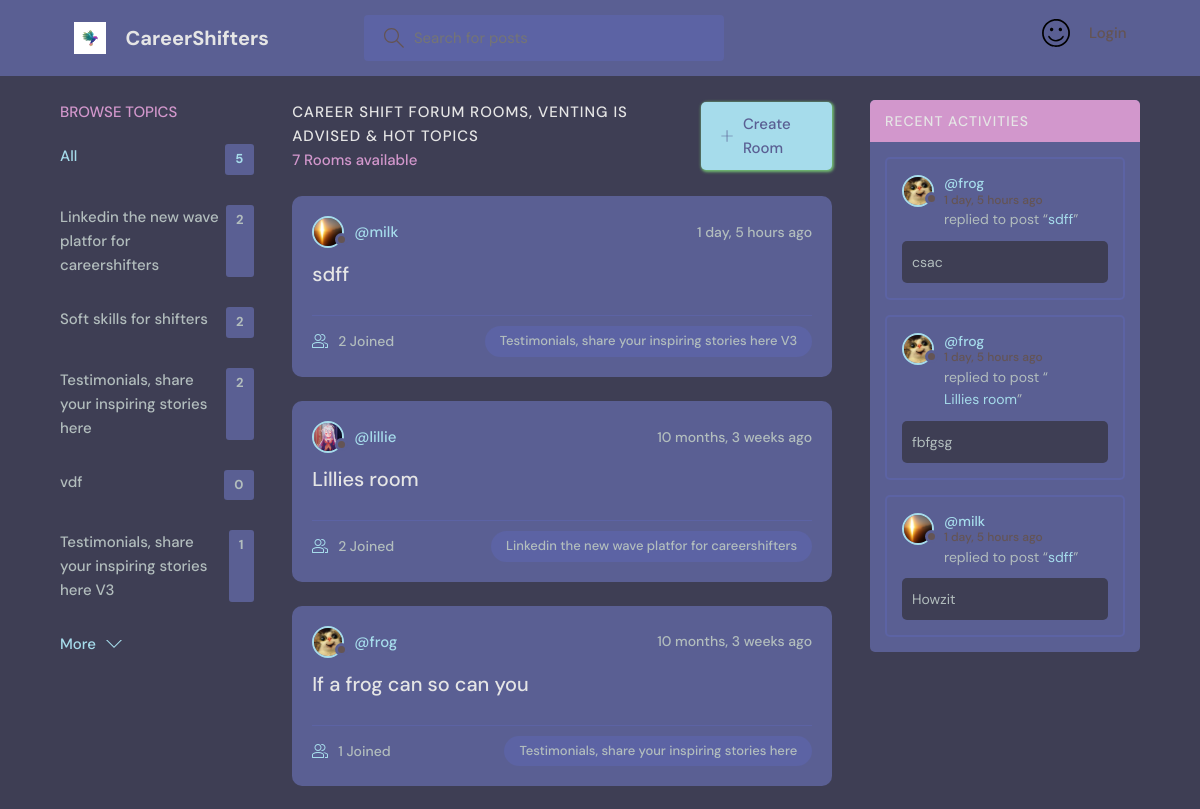
Before: / (upper part) with the older database file.
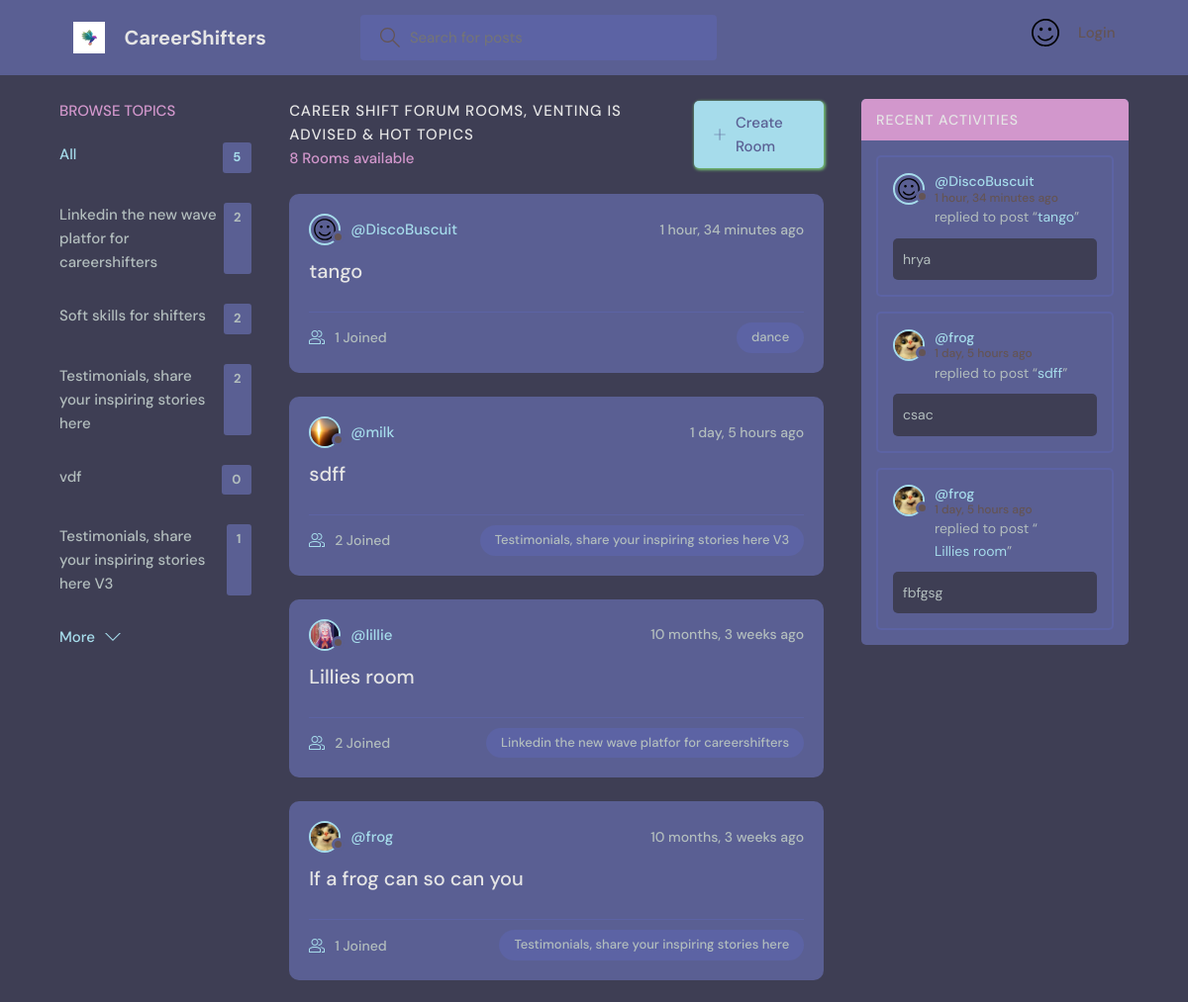
After: the same page with the newer database file.
### base/models.py (models this page shows, shortened)
class Topic(models.Model):
    name = models.CharField(max_length=200)

class Room(models.Model):
    host = models.ForeignKey(User, on_delete=models.SET_NULL, null=True)
    topic = models.ForeignKey(Topic, on_delete=models.SET_NULL, null=True)
    name = models.CharField(max_length=200)
    description = models.TextField(null=True, blank=True)
    participants = models.ManyToManyField(
        User, related_name='participants', blank=True)
    updated = models.DateTimeField(auto_now=True)
    created = models.DateTimeField(auto_now_add=True)
    class Meta:
        ordering = ['-updated', '-created']
    def __str__(self):
        return self.name

class User(AbstractUser):
    name = models.CharField(max_length=200, null=True)
    email = models.EmailField(unique=True, null=True)
    bio = models.TextField(null=True)
    avatar = models.ImageField(null=True, default="avatar.svg")
    USERNAME_FIELD = 'email'
    EMAIL_FIELD = 'email'
    REQUIRED_FIELDS =  ['username'] # added username, for super user

class Message(models.Model):
    user = models.ForeignKey(User, on_delete=models.CASCADE)
    room = models.ForeignKey(Room, on_delete=models.CASCADE)
    body = models.TextField()
    updated = models.DateTimeField(auto_now=True)
    created = models.DateTimeField(auto_now_add=True)
    class Meta:
        ordering = ['-updated', '-created']

### base/views.py (the view)
# urls.py: path('', views.home, name="home"), # Homepage
def home(request):
    q = request.GET.get('q') if request.GET.get('q') != None else ''
    rooms = Room.objects.filter(
        Q(topic__name__icontains=q) |
        Q(name__icontains=q) |
        Q(description__icontains=q)
    )
    topics = Topic.objects.all()[0:5]
    room_count = rooms.count()
    room_messages = Message.objects.filter(
        Q(room__topic__name__icontains=q))[0:3]
    context = {'rooms': rooms, 'topics': topics,
               'room_count': room_count, 'room_messages': room_messages}
    return render(request, 'base/home.html', context)

### base/templates/base/home.html (shortened to what this page needs)
{% extends 'main.html' %}
{% block content %}
<main class="layout layout--3">
  <div class="container">
    {% include 'base/topics_component.html' %}
    <div class="roomList">
      <div class="roomList__header">
        <div>
          <h2>Career Shift Forum Rooms, Venting is advised & hot topics</h2>
          <p>{{room_count}} Rooms available</p>
        </div>
        <a class="btn btn--main" href="{% url 'create-room' %}">
          <svg version="1.1" xmlns="http://www.w3.org/2000/svg" width="32" height="32" viewBox="0 0 32 32">
            <title>add</title>
            <path
              d="M16.943 0.943h-1.885v14.115h-14.115v1.885h14.115v14.115h1.885v-14.115h14.115v-1.885h-14.115v-14.115z">
            </path>
          </svg>
          Create Room
        </a>
      </div>
      {% include 'base/feed_component.html' %}
    </div>
    {% include 'base/activity_component.html' %}
  </div>
</main>
{% endblock %}

### base/templates/base/topics_component.html
<div class="topics">
    <div class="topics__header">
        <h2>Browse Topics</h2>
    </div>
    <ul class="topics__list">
        <li>
            <a href="{% url 'home' %}" class="active">All <span>{{topics.count}}</span></a>
        </li>
        {% for topic in topics %}
        <li>
            <a href="{% url 'home' %}?q={{topic.name}}">{{topic.name}}<span>{{topic.room_set.all.count}}</span></a>
        </li>
        {% endfor %}
    </ul>
    <a class="btn btn--link" href="{% url 'topics' %}">
        More
        <svg version="1.1" xmlns="http://www.w3.org/2000/svg" width="32" height="32" viewBox="0 0 32 32">
            <title>chevron-down</title>
            <path d="M16 21l-13-13h-3l16 16 16-16h-3l-13 13z"></path>
        </svg>
    </a>
</div>

### base/templates/base/feed_component.html (shortened to what this page needs)
{% for room in rooms %}
<div class="roomListRoom">
    <div class="roomListRoom__header">
        <a href="{% url 'user-profile' room.host.id %}" class="roomListRoom__author">
            <div class="avatar avatar--small">
                <img src="{{room.host.avatar.url}}" />
            </div>
            <span>@{{room.host.username}}</span>
        </a>
        <div class="roomListRoom__actions">
            <span>{{room.created|timesince}} ago</span>
        </div>
    </div>
    <div class="roomListRoom__content">
        <a href="{% url 'room' room.id %}">{{room.name}}</a>
    </div>
    <div class="roomListRoom__meta">
        <a href="{% url 'room' room.id %}" class="roomListRoom__joined">
            {{room.participants.all.count}} Joined
        </a>
        <p class="roomListRoom__topic">{{room.topic.name}}</p>
    </div>
</div>
{% endfor %}

### base/templates/base/activity_component.html (shortened to what this page needs)
<div class="activities">
    <div class="activities__header">
        <h2>Recent Activities</h2>
    </div>
    {% for message in room_messages %}
    <div class="activities__box">
        <div class="activities__boxHeader roomListRoom__header">
            <a href="{% url 'user-profile' message.user.id %}" class="roomListRoom__author">
                <div class="avatar avatar--small">
                    <img src="{{message.user.avatar.url}}" />
                </div>
                <p>
                    @{{message.user.username}}
                    <span>{{message.created|timesince}} ago</span>
                </p>
            </a>
        </div>
        <div class="activities__boxContent">
            <p>replied to post “<a href="{% url 'room' message.room.id %}">{{message.room}}</a>”</p>
            <div class="activities__boxRoomContent">{{message.body}}</div>
        </div>
    </div>
    {% endfor %}
</div>

Changed rows visible on the page:
no longer on this page (row unchanged): Message: user.avatar (picture), user.username "milk", room "sdff", body "Howzit"
added Room: host.avatar (placeholder picture), host.username "DiscoBuscuit", created "1 hour, 34 minutes", name "tango", participants.all.count "1", topic.name "dance"
added Message: user.avatar (placeholder picture), user.username "DiscoBuscuit", room "tango", body "hrya"
Other visible differences:
{{ room_count }}: "7" → "8"
